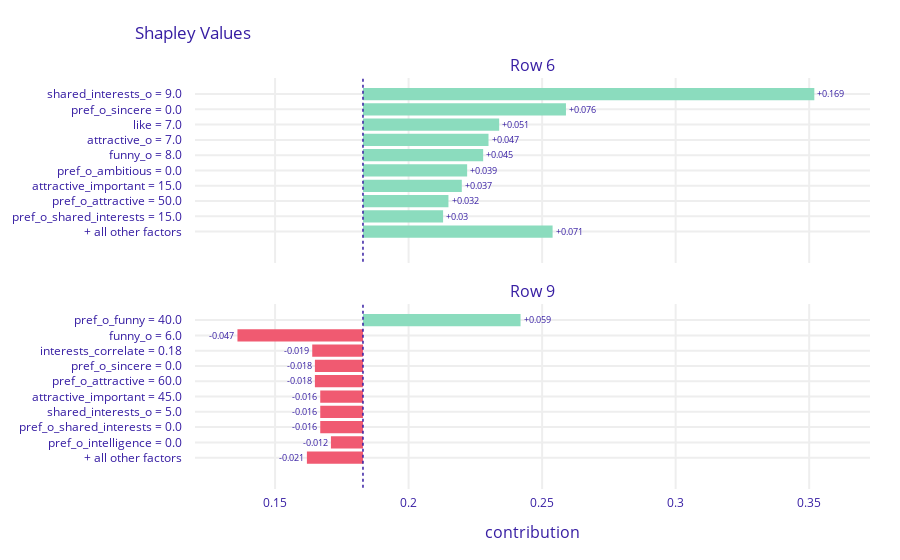
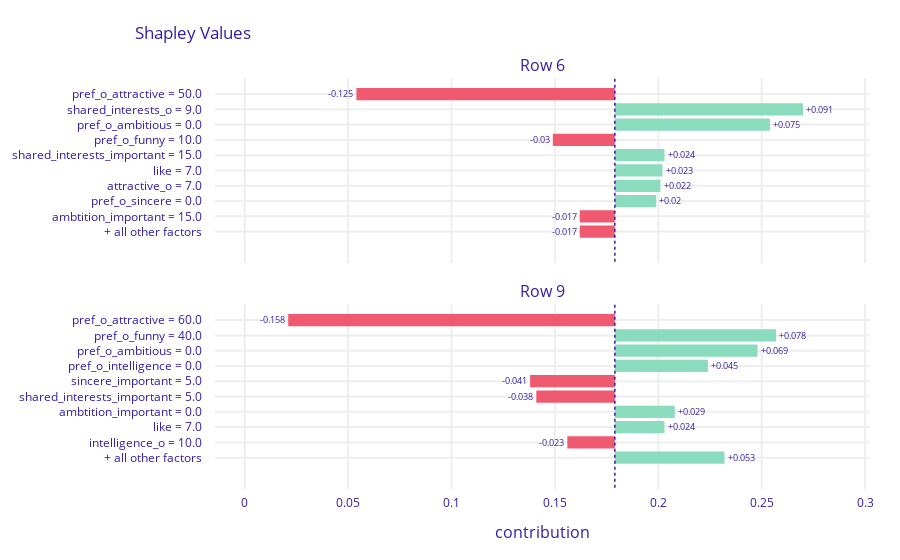

Notebook source saved alongside these figures, in order:
### Code cell
from sklearn.ensemble import RandomForestClassifier
from sklearn.linear_model import LogisticRegression

models = [RandomForestClassifier(), LogisticRegression(max_iter=1000)]

for model in models:
    use_model(model)

### Figure 1 — Plotly figure (JSON) as saved in the notebook; plotly's stock layout.template omitted (floating-point values rounded to 4 significant figures)
{"data": [{"base": 0.1829, "hoverinfo": "text", "hoverlabel": {"bgcolor": "rgba(0, 0, 0, 0.8)"}, "hovertext": ["Average response: 0.183<br>Prediction: 0.78<br>shared_interests_o = 9.0<br>increases average response <br>by 0.169", "Average response: 0.183<br>Prediction: 0.78<br>pref_o_sincere = 0.0<br>increases average response <br>by 0.076", "Average response: 0.183<br>Prediction: 0.78<br>like = 7.0<br>increases average response <br>by 0.051", "Average response: 0.183<br>Prediction: 0.78<br>attractive_o = 7.0<br>increases average response <br>by 0.047", "Average response: 0.183<br>Prediction: 0.78<br>funny_o = 8.0<br>increases average response <br>by 0.045", "Average response: 0.183<br>Prediction: 0.78<br>pref_o_ambitious = 0.0<br>increases average response <br>by 0.039", "Average response: 0.183<br>Prediction: 0.78<br>attractive_important = 15.0<br>increases average response <br>by 0.037", "Average response: 0.183<br>Prediction: 0.78<br>pref_o_attractive = 50.0<br>increases average response <br>by 0.032", "Average response: 0.183<br>Prediction: 0.78<br>pref_o_shared_interests = 15.0<br>increases average response <br>by 0.03", "Average response: 0.183<br>Prediction: 0.78<br>+ all other factors<br>increases average response <br>by 0.071"], "marker": {"color": ["#8bdcbe", "#8bdcbe", "#8bdcbe", "#8bdcbe", "#8bdcbe", "#8bdcbe", "#8bdcbe", "#8bdcbe", "#8bdcbe", "#8bdcbe"]}, "orientation": "h", "showlegend": false, "text": ["+0.169", "+0.076", "+0.051", "+0.047", "+0.045", "+0.039", "+0.037", "+0.032", "+0.03", "+0.071"], "textposition": "outside", "type": "bar", "x": [0.169, 0.076, 0.051, 0.047, 0.045, 0.039, 0.037, 0.032, 0.03, 0.071], "xaxis": "x", "y": ["shared_interests_o = 9.0", "pref_o_sincere = 0.0", "like = 7.0", "attractive_o = 7.0", "funny_o = 8.0", "pref_o_ambitious = 0.0", "attractive_important = 15.0", "pref_o_attractive = 50.0", "pref_o_shared_interests = 15.0", "+ all other factors"], "yaxis": "y"}, {"base": 0.1829, "hoverinfo": "text", "hoverlabel": {"bgcolor": "rgba(0, 0, 0, 0.8)"}, "hovertext": ["Average response: 0.183<br>Prediction: 0.06<br>pref_o_funny = 40.0<br>increases average response <br>by 0.059", "Average response: 0.183<br>Prediction: 0.06<br>funny_o = 6.0<br>decreases average response <br>by 0.047", "Average response: 0.183<br>Prediction: 0.06<br>interests_correlate = 0.18<br>decreases average response <br>by 0.019", "Average response: 0.183<br>Prediction: 0.06<br>pref_o_sincere = 0.0<br>decreases average response <br>by 0.018", "Average response: 0.183<br>Prediction: 0.06<br>pref_o_attractive = 60.0<br>decreases average response <br>by 0.018", "Average response: 0.183<br>Prediction: 0.06<br>attractive_important = 45.0<br>decreases average response <br>by 0.016", "Average response: 0.183<br>Prediction: 0.06<br>shared_interests_o = 5.0<br>decreases average response <br>by 0.016", "Average response: 0.183<br>Prediction: 0.06<br>pref_o_shared_interests = 0.0<br>decreases average response <br>by 0.016", "Average response: 0.183<br>Prediction: 0.06<br>pref_o_intelligence = 0.0<br>decreases average response <br>by 0.012", "Average response: 0.183<br>Prediction: 0.06<br>+ all other factors<br>decreases average response <br>by 0.021"], "marker": {"color": ["#8bdcbe", "#f05a71", "#f05a71", "#f05a71", "#f05a71", "#f05a71", "#f05a71", "#f05a71", "#f05a71", "#f05a71"]}, "orientation": "h", "showlegend": false, "text": ["+0.059", "-0.047", "-0.019", "-0.018", "-0.018", "-0.016", "-0.016", "-0.016", "-0.012", "-0.021"], "textposition": "outside", "type": "bar", "x": [0.059, -0.047, -0.019, -0.018, -0.018, -0.016, -0.016, -0.016, -0.012, -0.021], "xaxis": "x2", "y": ["pref_o_funny = 40.0", "funny_o = 6.0", "interests_correlate = 0.18", "pref_o_sincere = 0.0", "pref_o_attractive = 60.0", "attractive_important = 45.0", "shared_interests_o = 5.0", "pref_o_shared_interests = 0.0", "pref_o_intelligence = 0.0", "+ all other factors"], "yaxis": "y2"}], "layout": {"annotations": [{"font": {"size": 16}, "showarrow": false, "text": "Row 6", "x": 0.5, "xanchor": "center", "xref": "paper", "y": 1, "yanchor": "bottom", "yref": "paper"}, {"font": {"size": 16}, "showarrow": false, "text": "Row 9", "x": 0.5, "xanchor": "center", "xref": "paper", "y": 0.45, "yanchor": "bottom", "yref": "paper"}, {"font": {"size": 16}, "showarrow": false, "text": "contribution", "x": 0.5, "xanchor": "center", "xref": "paper", "y": 0, "yanchor": "top", "yref": "paper", "yshift": -30}], "autosize": true, "font": {"color": "#371ea3"}, "margin": {"b": 71, "r": 30, "t": 78}, "shapes": [{"line": {"color": "#371ea3", "dash": "dot", "width": 1.5}, "type": "line", "x0": 0.1829, "x1": 0.1829, "xref": "x", "y0": -1, "y1": 11, "yref": "y"}, {"line": {"color": "#371ea3", "dash": "dot", "width": 1.5}, "type": "line", "x0": 0.1829, "x1": 0.1829, "xref": "x2", "y0": -1, "y1": 11, "yref": "y2"}], "title": {"text": "Shapley Values", "x": 0.15}, "xaxis": {"anchor": "y", "automargin": true, "domain": [0, 1], "fixedrange": true, "gridwidth": 2, "matches": "x2", "range": [0.12, 0.3728], "showticklabels": false, "tickcolor": "white", "ticklen": 3, "ticks": "outside", "type": "linear", "zeroline": false}, "xaxis2": {"anchor": "y2", "automargin": true, "domain": [0, 1], "fixedrange": true, "gridwidth": 2, "range": [0.12, 0.3728], "tickcolor": "white", "ticklen": 3, "ticks": "outside", "type": "linear", "zeroline": false}, "yaxis": {"anchor": "x", "automargin": true, "autorange": true, "domain": [0.55, 1], "fixedrange": true, "gridwidth": 2, "range": [11.04, -1.039], "tickcolor": "white", "ticklen": 10, "ticks": "outside", "type": "category"}, "yaxis2": {"anchor": "x2", "automargin": true, "autorange": true, "domain": [0, 0.45], "fixedrange": true, "gridwidth": 2, "range": [11.04, -1.039], "tickcolor": "white", "ticklen": 10, "ticks": "outside", "type": "category"}}}

### Figure 2 — Plotly figure (JSON) as saved in the notebook; plotly's stock layout.template omitted (floating-point values rounded to 4 significant figures)
{"data": [{"base": 0.179, "hoverinfo": "text", "hoverlabel": {"bgcolor": "rgba(0, 0, 0, 0.8)"}, "hovertext": ["Average response: 0.179<br>Prediction: 0.244<br>pref_o_attractive = 50.0<br>decreases average response <br>by 0.125", "Average response: 0.179<br>Prediction: 0.244<br>shared_interests_o = 9.0<br>increases average response <br>by 0.091", "Average response: 0.179<br>Prediction: 0.244<br>pref_o_ambitious = 0.0<br>increases average response <br>by 0.075", "Average response: 0.179<br>Prediction: 0.244<br>pref_o_funny = 10.0<br>decreases average response <br>by 0.03", "Average response: 0.179<br>Prediction: 0.244<br>shared_interests_important = 15.0<br>increases average response <br>by 0.024", "Average response: 0.179<br>Prediction: 0.244<br>like = 7.0<br>increases average response <br>by 0.023", "Average response: 0.179<br>Prediction: 0.244<br>attractive_o = 7.0<br>increases average response <br>by 0.022", "Average response: 0.179<br>Prediction: 0.244<br>pref_o_sincere = 0.0<br>increases average response <br>by 0.02", "Average response: 0.179<br>Prediction: 0.244<br>ambtition_important = 15.0<br>decreases average response <br>by 0.017", "Average response: 0.179<br>Prediction: 0.244<br>+ all other factors<br>decreases average response <br>by 0.017"], "marker": {"color": ["#f05a71", "#8bdcbe", "#8bdcbe", "#f05a71", "#8bdcbe", "#8bdcbe", "#8bdcbe", "#8bdcbe", "#f05a71", "#f05a71"]}, "orientation": "h", "showlegend": false, "text": ["-0.125", "+0.091", "+0.075", "-0.03", "+0.024", "+0.023", "+0.022", "+0.02", "-0.017", "-0.017"], "textposition": "outside", "type": "bar", "x": [-0.125, 0.091, 0.075, -0.03, 0.024, 0.023, 0.022, 0.02, -0.017, -0.017], "xaxis": "x", "y": ["pref_o_attractive = 50.0", "shared_interests_o = 9.0", "pref_o_ambitious = 0.0", "pref_o_funny = 10.0", "shared_interests_important = 15.0", "like = 7.0", "attractive_o = 7.0", "pref_o_sincere = 0.0", "ambtition_important = 15.0", "+ all other factors"], "yaxis": "y"}, {"base": 0.179, "hoverinfo": "text", "hoverlabel": {"bgcolor": "rgba(0, 0, 0, 0.8)"}, "hovertext": ["Average response: 0.179<br>Prediction: 0.218<br>pref_o_attractive = 60.0<br>decreases average response <br>by 0.158", "Average response: 0.179<br>Prediction: 0.218<br>pref_o_funny = 40.0<br>increases average response <br>by 0.078", "Average response: 0.179<br>Prediction: 0.218<br>pref_o_ambitious = 0.0<br>increases average response <br>by 0.069", "Average response: 0.179<br>Prediction: 0.218<br>pref_o_intelligence = 0.0<br>increases average response <br>by 0.045", "Average response: 0.179<br>Prediction: 0.218<br>sincere_important = 5.0<br>decreases average response <br>by 0.041", "Average response: 0.179<br>Prediction: 0.218<br>shared_interests_important = 5.0<br>decreases average response <br>by 0.038", "Average response: 0.179<br>Prediction: 0.218<br>ambtition_important = 0.0<br>increases average response <br>by 0.029", "Average response: 0.179<br>Prediction: 0.218<br>like = 7.0<br>increases average response <br>by 0.024", "Average response: 0.179<br>Prediction: 0.218<br>intelligence_o = 10.0<br>decreases average response <br>by 0.023", "Average response: 0.179<br>Prediction: 0.218<br>+ all other factors<br>increases average response <br>by 0.053"], "marker": {"color": ["#f05a71", "#8bdcbe", "#8bdcbe", "#8bdcbe", "#f05a71", "#f05a71", "#8bdcbe", "#8bdcbe", "#f05a71", "#8bdcbe"]}, "orientation": "h", "showlegend": false, "text": ["-0.158", "+0.078", "+0.069", "+0.045", "-0.041", "-0.038", "+0.029", "+0.024", "-0.023", "+0.053"], "textposition": "outside", "type": "bar", "x": [-0.158, 0.078, 0.069, 0.045, -0.041, -0.038, 0.029, 0.024, -0.023, 0.053], "xaxis": "x2", "y": ["pref_o_attractive = 60.0", "pref_o_funny = 40.0", "pref_o_ambitious = 0.0", "pref_o_intelligence = 0.0", "sincere_important = 5.0", "shared_interests_important = 5.0", "ambtition_important = 0.0", "like = 7.0", "intelligence_o = 10.0", "+ all other factors"], "yaxis": "y2"}], "layout": {"annotations": [{"font": {"size": 16}, "showarrow": false, "text": "Row 6", "x": 0.5, "xanchor": "center", "xref": "paper", "y": 1, "yanchor": "bottom", "yref": "paper"}, {"font": {"size": 16}, "showarrow": false, "text": "Row 9", "x": 0.5, "xanchor": "center", "xref": "paper", "y": 0.45, "yanchor": "bottom", "yref": "paper"}, {"font": {"size": 16}, "showarrow": false, "text": "contribution", "x": 0.5, "xanchor": "center", "xref": "paper", "y": 0, "yanchor": "top", "yref": "paper", "yshift": -30}], "autosize": true, "font": {"color": "#371ea3"}, "margin": {"b": 71, "r": 30, "t": 78}, "shapes": [{"line": {"color": "#371ea3", "dash": "dot", "width": 1.5}, "type": "line", "x0": 0.179, "x1": 0.179, "xref": "x", "y0": -1, "y1": 11, "yref": "y"}, {"line": {"color": "#371ea3", "dash": "dot", "width": 1.5}, "type": "line", "x0": 0.179, "x1": 0.179, "xref": "x2", "y0": -1, "y1": 11, "yref": "y2"}], "title": {"text": "Shapley Values", "x": 0.15}, "xaxis": {"anchor": "y", "automargin": true, "domain": [0, 1], "fixedrange": true, "gridwidth": 2, "matches": "x2", "range": [-0.01439, 0.3024], "showticklabels": false, "tickcolor": "white", "ticklen": 3, "ticks": "outside", "type": "linear", "zeroline": false}, "xaxis2": {"anchor": "y2", "automargin": true, "domain": [0, 1], "fixedrange": true, "gridwidth": 2, "range": [-0.01439, 0.3024], "tickcolor": "white", "ticklen": 3, "ticks": "outside", "type": "linear", "zeroline": false}, "yaxis": {"anchor": "x", "automargin": true, "autorange": true, "domain": [0.55, 1], "fixedrange": true, "gridwidth": 2, "range": [11.04, -1.039], "tickcolor": "white", "ticklen": 10, "ticks": "outside", "type": "category"}, "yaxis2": {"anchor": "x2", "automargin": true, "autorange": true, "domain": [0, 0.45], "fixedrange": true, "gridwidth": 2, "range": [11.04, -1.039], "tickcolor": "white", "ticklen": 10, "ticks": "outside", "type": "category"}}}
